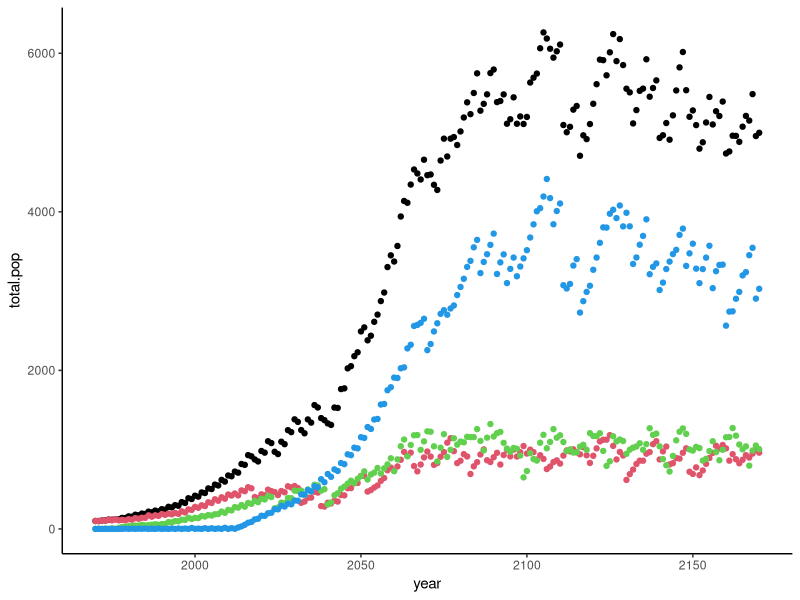
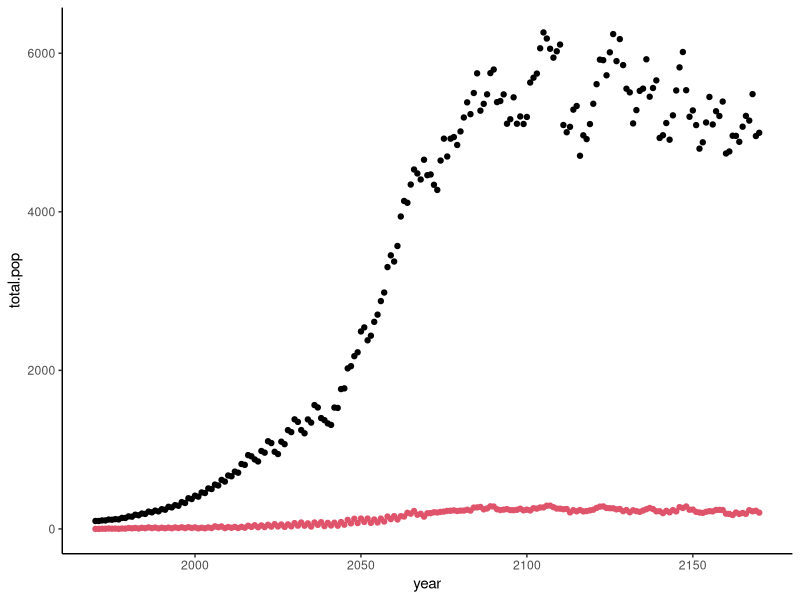

Generate these figures, in order, with R:
##################################################
#Last edited by B. Goller on 31 March 2021
#Set up simple salmon IBM
##################################################
#Get the required packages
library(ggplot2)
##################################################
#Clear the workspace
rm(list = ls())
##################################################
##################################################
#DEFINE FUNCTIONS
##################################################
##################################################
#function that determines which fish reproduce, and how many offspring
#no generational overlap, so all adults from previous population die
reproduction <- function(return.fish, percent.repro, g.rate){
  return.fish$num.f1 <- rep(0,nrow(return.fish))
  repro.active <- sample(c(0,1), nrow(return.fish), prob = c(1-percent.repro, percent.repro), replace = TRUE)
  mean.offspring <- (nrow(return.fish)*g.rate)/sum(repro.active)
  return.fish$num.f1[repro.active==1] <- round(rnorm(sum(repro.active), mean = mean.offspring, sd = mean.offspring/10))
  return(return.fish$num.f1)
}
##################################################
#assign mass to fishies
nextgen.fish <- function(spawn.pop){
  nextgen <- data.frame(matrix(NA, sum(spawn.pop$num.f1), ncol(spawn.pop)))
  colnames(nextgen) <- colnames(spawn.pop)
  nextgen$year <- rep(spawn.pop$year[1], nrow(nextgen))
  nextgen$fish.num <- c(1:nrow(nextgen))+max(spawn.pop$fish.num)
  nextgen$migrant <- rep(0, nrow(nextgen))
  nextgen$age <- rep(0, nrow(nextgen))
  
  #SELECT ONE OPTION TO DETERMINE WHETHER AGE AT MATURATION IS FIXED
  #if prob = c(100,0) then there is no chance of developing a different maturation time
  #nextgen$age.mat <- sample(c(2,3), nrow(nextgen), prob = c(100,0), replace = TRUE)
  #allow some fish to evolve a 3-yr maturation if probability of selecting a 3 is >0
  nextgen$age.mat <- sample(c(2,3), nrow(nextgen), prob = c(97,3), replace = TRUE)
  
  #give offspring their parent's mass
  nextgen$mass <- unlist(apply(X = spawn.pop[,c("mass","num.f1")], MARGIN = 1, function(X) rep(X[1], X[2])))
  nextgen$river <- unlist(apply(X = spawn.pop[,c("river","num.f1")], MARGIN = 1, function(X) rep(X[1], X[2])))
  #keep track of parent fish.num
  nextgen$parent.num <- unlist(apply(X = spawn.pop[,c("fish.num","num.f1")], MARGIN = 1, function(X) rep(X[1], X[2])))
  return(nextgen)
}
##################################################
#assign mass to fishies
fatten.fish <- function(pop, mean, sd){
  masses <- rnorm(nrow(pop), mean = mean, sd = sd)
  return(masses)
}
##################################################
#enforce mortality by carrying capacity
k.mortality <- function(pop, k.lim){
  #ifelse(nrow(pop) > k.lim, survivors <- sample(c(1:nrow(pop)), k.lim, replace = FALSE), survivors <- c(1:nrow(pop)))
  
  #can add some random fluctuation to the carrying capacity
  var.lim <- k.lim+round(rnorm(1,mean = 0, sd = k.lim/5))
  
  ifelse(nrow(pop) > var.lim, survivors <- sample(c(1:nrow(pop)), var.lim, replace = FALSE), survivors <- c(1:nrow(pop)))
  
  #or could have a survivor sampling method that uses mass to increase likelihood of survival
  #ifelse(nrow(pop) > k.lim, survivors <- sample(c(1:nrow(pop)), k.lim, prob = pop$mass, replace = FALSE), survivors <- c(1:nrow(pop)))
  
  return(survivors)
}
##################################################
#allow some fishes to change their "river" designation
migration <- function(pop, river.list, migr.rate){
  #given a population, allow the river desigations to change 
  #according to the river.list provided, and migr.rates provided (vectors must match in length)
  #returns the new river designations only
  origin <- pop$river
  river.home <- data.frame(river = sample(river.list, nrow(pop), prob = migr.rate, replace = TRUE), migrant = rep(0,nrow(pop)))
  #keep track of any fish that switched river homes
  river.home[river.home[,1] != origin,2] <- 1
  
  return(river.home)
}
##################################################
##################################################
#Model a population
#start with 100 fish
#carrying capacity (K) = 5000
#population growth rate 1.2 (120%)
pop.initial <- 100
gen.growth <- 1.2
#will say that only half the fish reproduce
p.repro <- 0.5
yr.start <- 1970
habitat <- data.frame(river = c("Current", "Wolf", "Steel"), 
                      pop.k = c(500, 500, 2000), 
                      migr.curr = c(95,5,0), 
                      migr.wolf = c(5,90,5), 
                      migr.steel = c(0,5,95))

salmon.df.init <- data.frame(matrix(NA, pop.initial, 9))
colnames(salmon.df.init) <- c("year", "river", "fish.num", "mass", "age", "age.mat", "migrant", "num.f1","parent.num")
salmon.df.init$year <- rep(yr.start,nrow(salmon.df.init))
salmon.df.init$river <- factor(rep("Current",nrow(salmon.df.init)), levels = c("Current", "Steel", "Wolf"))
salmon.df.init$fish.num <- c(1:pop.initial)
salmon.df.init$age <- rep(0,nrow(salmon.df.init))
salmon.df.init$age.mat <- rep(2,nrow(salmon.df.init))
salmon.df.init$migrant <- rep(0,nrow(salmon.df.init))
salmon.df.init$mass <- fatten.fish(salmon.df.init, 8, 1)
#salmon.df.init$num.f1 <- reproduction(salmon.df.init, p.repro, gen.growth)



#set up a lake population
#fish from initial population swim out to the lake
lake.fishes <- salmon.df.init
lake.survey <- NULL
spawner.survey <- NULL
lake.survey[[1]] <- lake.fishes

for(i in c(1:200)){
  #clear the babies variable to make sure we don't accidentally carry over fish from last year
  babies <- NULL
  
  #fish in lake spend 1 year growing
  lake.fishes$year <- lake.fishes$year + 1
  lake.fishes$age <- lake.fishes$age + 1
  print(lake.fishes$year[1])
  
  #allow some fishes to change their river affiliation because of migration
  for(m in 1:nrow(habitat)){
    curr.residents <- which(lake.fishes$river == habitat$river[m] & lake.fishes$migrant == 0)
    if(length(curr.residents) > 0){
      lake.fishes[curr.residents, c("river", "migrant")] <- migration(lake.fishes[curr.residents,], habitat$river, habitat[m,3:5])
    }
  }
  
  for(r in 1:nrow(habitat)){
    #after that year was added, do a reproductive age check for the river
    spawners <- which(lake.fishes$age == lake.fishes$age.mat & lake.fishes$river == habitat$river[r])
    
    #only allow spawning if there are at least 10 fishes returning to spawn for any given river
    #otherwise fishes that reach reproductive age but don't have mates just die
    ifelse(length(spawners) > 19,
           {lake.fishes$num.f1[spawners] <- reproduction(lake.fishes[spawners,], p.repro, gen.growth);
           spawner.survey <- rbind(spawner.survey, lake.fishes[spawners,]);
           #get a data frame with all the babies that are leaving the stream and entering the lake
           babies <- nextgen.fish(lake.fishes[spawners,]);
           babies <- babies[k.mortality(babies, k.lim = habitat$pop.k[r]),]
           #let the babies swim out into the lake and join the non-spawner lake fish
           lake.fishes <- rbind(lake.fishes[-spawners,], babies)},
           ifelse(length(spawners) > 0,
                  lake.fishes <- lake.fishes[-spawners,],
                  lake.fishes <- lake.fishes))
  }
  
  
  #store the snapshot of what the lake population looks like for the year
  #post reproduction if any
  lake.survey[[i+1]] <- lake.fishes
}

lake.fish.count <- matrix(NA, length(lake.survey), 7)
for(a in 1:length(lake.survey)){
  lake.fish.count[a,] <- c(a, lake.survey[[a]]$year[1], nrow(lake.survey[[a]]),
                           sum(lake.survey[[a]]$river == "Current"),
                           sum(lake.survey[[a]]$river == "Wolf"),
                           sum(lake.survey[[a]]$river == "Steel"),
                           sum(lake.survey[[a]]$age.mat == 3))
}

lake.fish.count <- data.frame(lake.fish.count)
colnames(lake.fish.count) <- c("entry.num", "year", "total.pop", "current.pop", "wolf.pop", "steel.pop", "yrmat3.pop")
library(ggplot2)

ggplot(data = lake.fish.count, aes(x = year, y = total.pop))+
  geom_point()+
  geom_point(data = lake.fish.count, aes(x = year, y = current.pop), col = 2)+
  geom_point(data = lake.fish.count, aes(x = year, y = wolf.pop), col = 3)+
  geom_point(data = lake.fish.count, aes(x = year, y = steel.pop), col = 4)+
  theme_classic()

ggplot(data = lake.fish.count, aes(x = year, y = total.pop))+
  geom_point()+
  geom_point(data = lake.fish.count, aes(x = year, y = yrmat3.pop), col = 2)+
  theme_classic()
